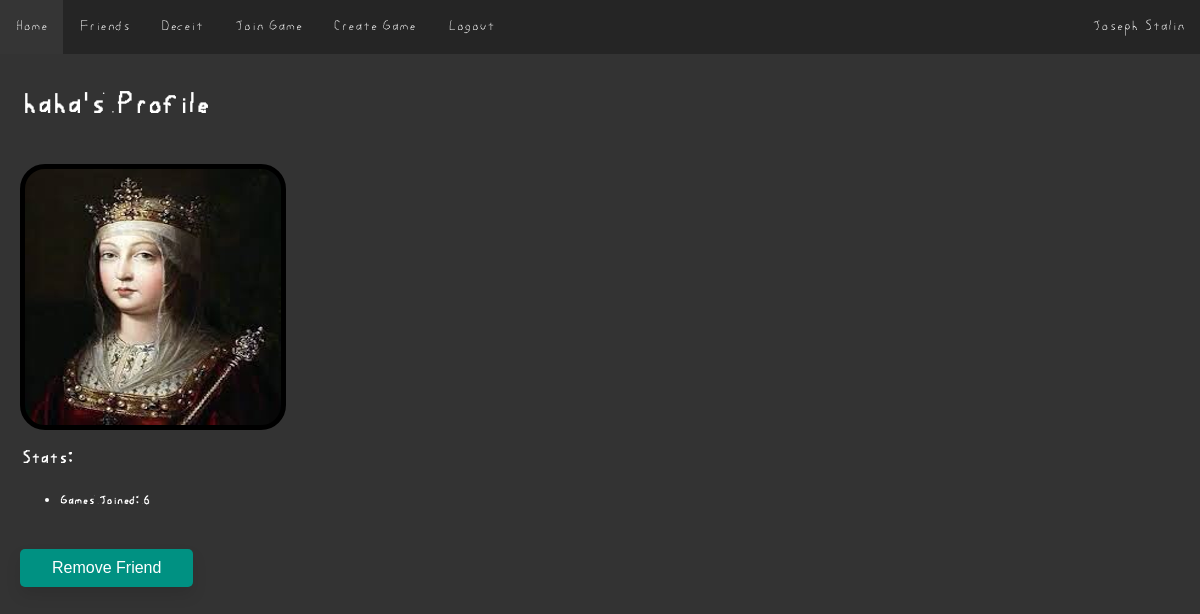
Screenshot of /user/1 (signed in) with the database file from the repository.
### website/models.py (models this page shows)
class User(db.Model, UserMixin):
    id = db.Column(db.Integer, primary_key=True)
    email = db.Column(db.String(150), unique=True)
    password = db.Column(db.String(150))
    username = db.Column(db.String(150))
    pfp = db.Column(db.String(50))

### website/profiles.py (the view, shortened to what this page needs)
@profiles.route('<int:user_id>', methods=['GET', 'POST'])
@login_required
def profile(user_id):
    user = User.query.filter_by(id=user_id).first()
    counter=0
    is_friends = False
    is_friends1 = Friends.query.filter_by(user1=user_id, user2=current_user.id).first()
    is_friends2 = Friends.query.filter_by(user2=user_id, user1=current_user.id).first()
    if is_friends1 != None or is_friends2 != None:
        is_friends = True
    for games in db.session.query(GamesJoined).filter_by(user=user_id):
        counter += 1
    if user == current_user:
        is_current_user = True
    else:
        is_current_user = False
    return render_template('profile.html', is_current=is_current_user, user=current_user, player=user, games_joined=counter, is_friends=is_friends)

### website/templates/profile.html (shortened to what this page needs)
{% extends "base.html" %} {% block title %}{{player.username}}'s Profile{% endblock %}
{% block content %}
<head>
    <link rel="stylesheet" type="text/css" href="/static/css/profile.css" />
</head>
<br/>
<h1 id="heading">{{player.username}}'s Profile</h1>
<br/>
<div class="pfp" style="background-image: url({{player.pfp}});">
</div>
<h3>Stats:</h3>
<ul>
    <li><h5>Games Joined: {{ games_joined }}</h5></li>
</ul>
<br/>
{% if not is_current %}
    {% if is_friends %}
        <form method="POST">
            <button class="button-main" id = "Remove Friend" type="submit" value="Remove Friend">Remove Friend</button>
        </form>
    {% endif %}
{% endif %}
{% endblock %}

### website/templates/base.html (shortened to what this page needs)
<!DOCTYPE html>
<html lang="en">
<head>
    <link rel="stylesheet" type="text/css" href="/static/css/main.css" />
</head>
<body>
    <ul class="navbar">
      {% if user.is_authenticated %}
      <li><a class="nav-item nav-link" id="home" href="/">Home</a></li>
      <li><a class="nav-item nav-link" id="friends" href="/user/friends">Friends</a></li>
      <li><a class="nav-item nav-link" id="deceit" href="/deceit">Deceit</a></li>
      <li><a class="nav-item nav-link" id="join_game" href="/join-game">Join Game</a></li>
      <li><a class="nav-item nav-link" id="create_game" href="/create-game">Create Game</a></li>
      <li><a class="nav-item nav-link" id="logout" href="/logout">Logout</a></li>
      <li><a class="nav-user nav-link" id="user_link" href="{{url_for('profiles.profile', user_id=user.id)}}">{{ user.username }}</a></li>
      {% else %}
      <li><a class="nav-item nav-link" id="login" href="/login">Login</a></li>
      <li><a class="nav-item nav-link" id="signUp" href="/sign-up">Sign Up</a></li>
      {% endif %}
    </ul>
    <div id="main_div">
    <div class="container">
        {% block content %}
        {% endblock %}
    </div>
    </div>
</body>
</html>

### website/static/css/main.css (style rules this page uses)
#main_div { margin-top: 30px; padding: 20px; }
body { font-family: poor_handwriting; margin: 0px; background-color: #333333; color: white; }
.navbar { list-style-type: none; margin: 0; padding: 0; overflow: hidden; background-color: #252525; position: fixed; top: 0; width: 100%; }
.nav-item { float: left; }
.nav-user { float:right; }
.nav-link { display: block; color: white; text-align: center; padding: 18px 16px; text-decoration: none; }
.pfp { width: 64px; height: 64px; }
.button-main { background-color: rgb(0, 145, 130); border: none; color: white; padding: 10px 32px; text-align: center; text-decoration: none; display: inline-block; font-size: 16px; border-radius: 5px; transition-duration: 0.4s; box-shadow: 0px 8px 15px rgba(0, 0, 0, 0.1); cursor: pointer; }
html { font-family: Arial, Helvetica, sans-serif; }

### website/static/css/profile.css (style rules this page uses)
.pfp { width: 256px; height: 256px; border: 5px solid #000000; border-radius: 25px; }

### rows the page displays
User: username "Joseph Stalin"
User: username "haha", pfp (picture)

### other values shown
{{ games_joined }} "6"
